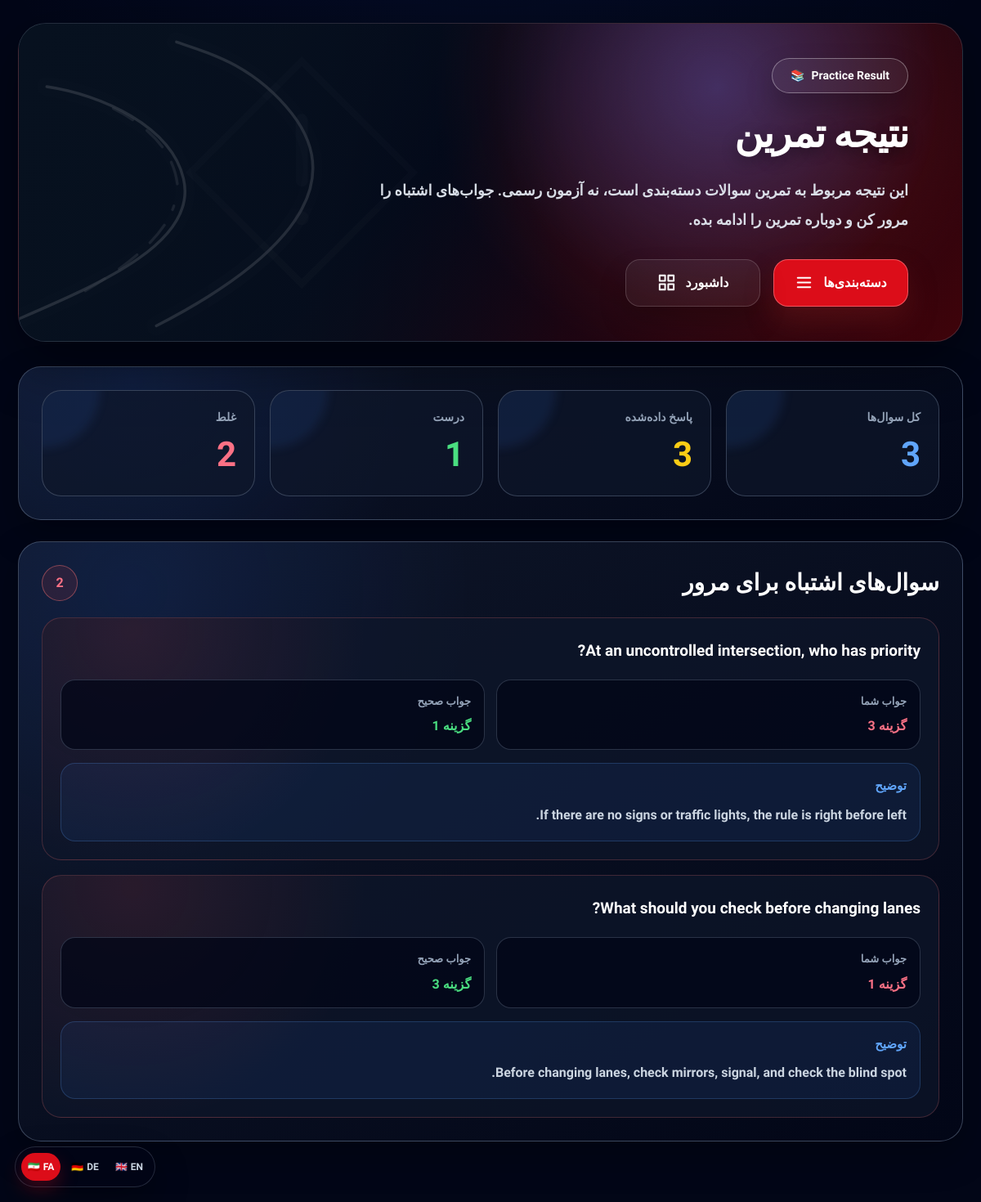
The page /quiz/category-practice/16/result/ (signed in) on the database as committed earlier.
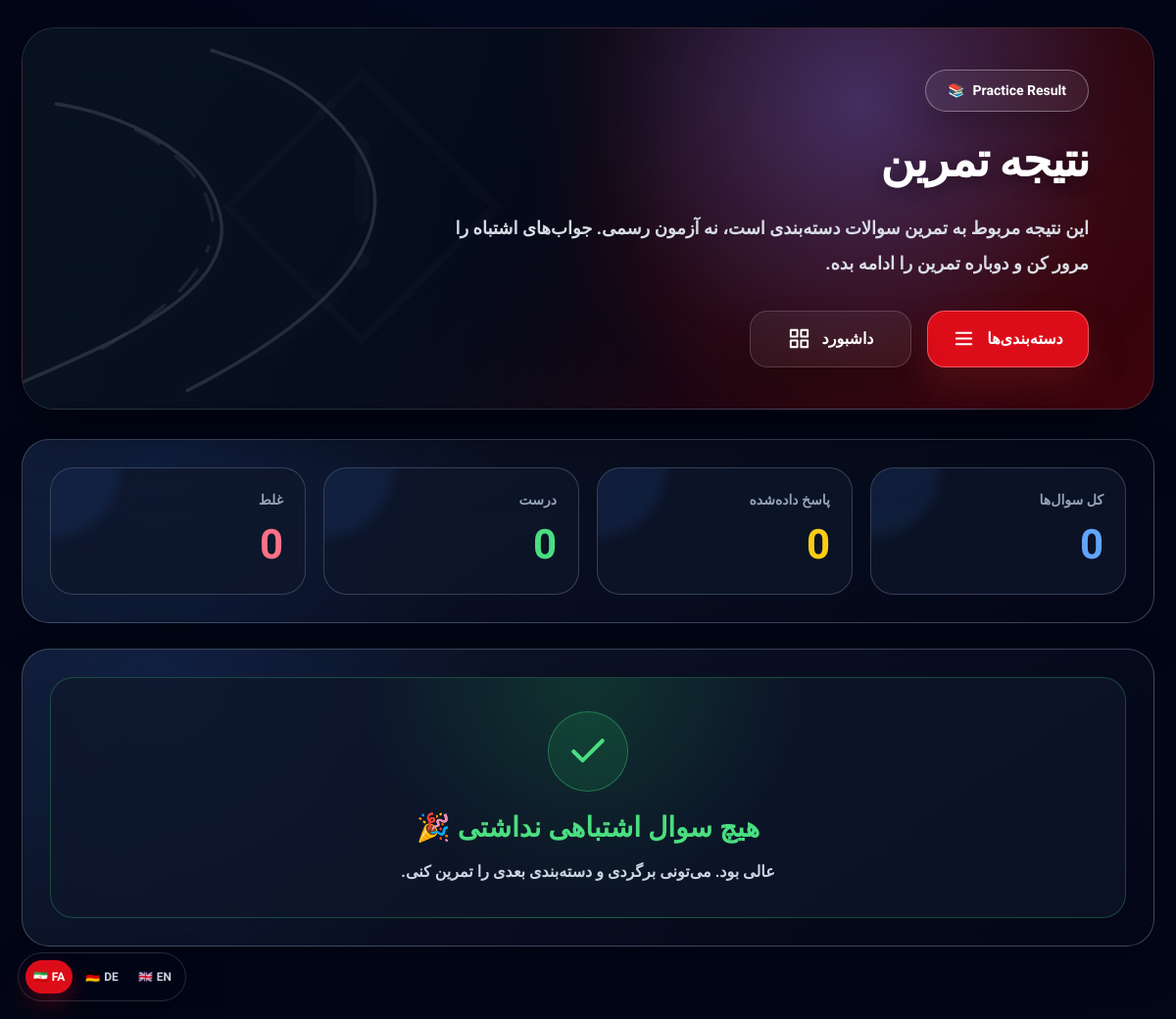
The same page on the database as committed later.
### quiz/models.py (models this page shows, shortened)
class ExamAnswer(models.Model):
    exam = models.ForeignKey(
        ExamSession,
        on_delete=models.CASCADE,
        related_name="answers",
        verbose_name=_("آزمون"),
    )
    question = models.ForeignKey(
        Question,
        on_delete=models.CASCADE,
        related_name="exam_answers",
        verbose_name=_("سؤال"),
    )
    selected_answer = models.PositiveSmallIntegerField(
        _("پاسخ انتخاب‌شده"),
    )
    selected_answers = models.CharField(
        _("پاسخ‌های انتخاب‌شده"),
        max_length=20,
        blank=True,
        default="",
        help_text=_("برای چند پاسخ انتخابی، شماره‌ها را با ویرگول وارد کنید؛ مانند 1,2,4"),
    )
    is_correct = models.BooleanField(
        _("صحیح است"),
        default=False,
    )
    answered_at = models.DateTimeField(
        _("زمان پاسخ"),
        auto_now_add=True,
    )
    class Meta:
        verbose_name = _("پاسخ آزمون")
        verbose_name_plural = _("پاسخ‌های آزمون")
        unique_together = ("exam", "question")

class Question(models.Model):
    SECTION_BASIC = "basic"
    SECTION_CLASS_B = "class_b"
    SECTION_CHOICES = [
        (SECTION_BASIC, _("دانش پایه")),
        (SECTION_CLASS_B, _("کلاس B")),
    ]
    category = models.ForeignKey(
        QuizCategory,
        on_delete=models.SET_NULL,
        null=True,
        blank=True,
        related_name="questions",
        verbose_name=_("دسته‌بندی"),
    )
    main_category = models.ForeignKey(
        QuizCategory,
        on_delete=models.SET_NULL,
        null=True,
        blank=True,
        related_name="main_questions",
        limit_choices_to={"parent__isnull": True},
        verbose_name=_("دسته‌بندی اصلی"),
        help_text=_("دسته‌بندی والد اصلی را انتخاب کنید؛ برای مثال مواد مخدر یا هفتاد آزمون اصلی."),
    )
    sub_category = models.ForeignKey(
        QuizCategory,
        on_delete=models.SET_NULL,
        null=True,
        blank=True,
        related_name="sub_questions",
        limit_choices_to={"parent__isnull": False},
        verbose_name=_("زیرمجموعه"),
        help_text=_("زیرمجموعه را انتخاب کنید؛ برای مثال هروئین یا آزمون ۱."),
    )
    scenario = models.TextField(
        _("سناریو"),
        blank=True,
    )
    scenario_translation = models.TextField(
        _("ترجمه سناریو"),
        blank=True,
    )
    section = models.CharField(
        _("بخش"),
        max_length=20,
        choices=SECTION_CHOICES,
        default=SECTION_BASIC,
    )
    title = models.TextField(
        _("متن سؤال"),
    )
    title_translation = models.TextField(
        _("ترجمه سؤال"),
        blank=True,
        help_text=_("ترجمه فارسی سؤال"),
    )
    image = models.ImageField(
        _("تصویر"),
        upload_to="quiz/images/",
        blank=True,
        null=True,
    )
    video_url = models.URLField(
        _("نشانی ویدیو"),
        blank=True,
    )
    max_video_replays = models.PositiveSmallIntegerField(
        _("حداکثر دفعات پخش ویدیو"),
        default=4,
        help_text=_("حداکثر تعداد دفعات مجاز مشاهده ویدیو پیش از پاسخ‌دادن"),
    )
    option_1 = models.CharField(
        _("گزینه ۱"),
        max_length=255,
    )
    option_1_translation = models.CharField(
        _("ترجمه گزینه ۱"),
        max_length=255,
        blank=True,
    )
    option_2 = models.CharField(
        _("گزینه ۲"),
        max_length=255,
    )
    option_2_translation = models.CharField(
        _("ترجمه گزینه ۲"),
        max_length=255,
        blank=True,
    )
    option_3 = models.CharField(
        _("گزینه ۳"),
        max_length=255,
    )
    option_3_translation = models.CharField(
        _("ترجمه گزینه ۳"),
        max_length=255,
        blank=True,
    )
    option_4 = models.CharField(
        _("گزینه ۴"),
        max_length=255,
        blank=True,
    )
    option_4_translation = models.CharField(
        _("ترجمه گزینه ۴"),
        max_length=255,
        blank=True,
    )
    correct_answer = models.PositiveSmallIntegerField(
        _("پاسخ صحیح"),
        choices=[
            (1, _("گزینه ۱")),
            (2, _("گزینه ۲")),
            (3, _("گزینه ۳")),
            (4, _("گزینه ۴")),
        ],
    )
    correct_answers = models.CharField(
        _("پاسخ‌های صحیح"),
        max_length=20,
        blank=True,
        default="",
        help_text=_("برای چند پاسخ صحیح، شماره‌ها را با ویرگول وارد کنید؛ مانند 1,2,4"),
    )
    points = models.PositiveSmallIntegerField(
        _("امتیاز خطا"),
        default=3,
        help_text=_("Fehlerpunkte / امتیاز خطا"),
    )
    explanation = models.TextField(
        _("توضیح پاسخ"),
        blank=True,
    )
    is_published = models.BooleanField(
        _("منتشر شده"),
        default=True,
    )
    created_at = models.DateTimeField(
        _("زمان ایجاد"),
        auto_now_add=True,
    )
    class Meta:
        verbose_name = _("سؤال")
        verbose_name_plural = _("سؤال‌ها")
        ordering = ["section", "-created_at"]

### quiz/views.py (the view)
@login_required
def category_practice_result(request, exam_id):
    exam = get_object_or_404(
        ExamSession,
        id=exam_id,
        user=request.user,
    )
    total_questions = exam.questions.count()
    answered_count = exam.answers.count()
    correct_count = exam.answers.filter(is_correct=True).count()
    wrong_count = exam.answers.filter(is_correct=False).count()
    wrong_answers = (
        exam.answers.filter(is_correct=False)
        .select_related("question", "question__category")
        .order_by("answered_at")
    )
    wrong_items = []
    for answer in wrong_answers:
        correct_answers = get_question_correct_answers(answer.question)
        selected_answers = parse_answer_list(answer.selected_answers)
        if not selected_answers and answer.selected_answer:
            selected_answers = [answer.selected_answer]
        wrong_items.append(
            {
                "answer": answer,
                "question": answer.question,
                "correct_answers": correct_answers,
                "selected_answers": selected_answers,
            }
        )
    return render(
        request,
        "quiz/category_practice_result.html",
        {
            "exam": exam,
            "total_questions": total_questions,
            "answered_count": answered_count,
            "correct_count": correct_count,
            "wrong_count": wrong_count,
            "wrong_items": wrong_items,
        },
    )

### quiz/views.py (called while the page is built)
def parse_answer_list(value):
    if not value:
        return []
    return sorted([
        int(item.strip())
        for item in value.split(",")
        if item.strip().isdigit()
    ])

def get_question_correct_answers(question):
    correct_answers = parse_answer_list(question.correct_answers)
    if not correct_answers:
        correct_answers = [question.correct_answer]
    return correct_answers

### quiz/templates/quiz/category_practice_result.html (shortened to what the changed rows need)
{% extends "base/base.html" %}
{% load i18n %}
{% get_current_language_bidi as LANGUAGE_BIDI %}
{% block content %}
<main class="dt-page" dir="{% if LANGUAGE_BIDI %}rtl{% else %}ltr{% endif %}">
    <section class="dt-wrap">
        <div class="dt-hero">
            <div class="dt-hero-content">
                <div class="dt-hero-box">
                    <h1 class="dt-title">{% trans "نتیجه تمرین" %}</h1>
                </div>
            </div>
        </div>
        <section class="dt-result-card">
            <div class="dt-stats">
                <div class="dt-stat dt-stat-blue">
                    <p class="dt-stat-label">{% trans "کل سوال‌ها" %}</p>
                    <p class="dt-stat-value">{{ total_questions }}</p>
                </div>
                <div class="dt-stat dt-stat-yellow">
                    <p class="dt-stat-label">{% trans "پاسخ داده‌شده" %}</p>
                    <p class="dt-stat-value">{{ answered_count }}</p>
                </div>
                <div class="dt-stat dt-stat-green">
                    <p class="dt-stat-label">{% trans "درست" %}</p>
                    <p class="dt-stat-value">{{ correct_count }}</p>
                </div>
                <div class="dt-stat dt-stat-red">
                    <p class="dt-stat-label">{% trans "غلط" %}</p>
                    <p class="dt-stat-value">{{ wrong_count }}</p>
                </div>
            </div>
        </section>
        {% if wrong_items %}
            <section class="dt-result-card">
                <div class="dt-section-title">
                    <h2>{% trans "سوال‌های اشتباه برای مرور" %}</h2>
                    <span>{{ wrong_count }}</span>
                </div>
                <div class="dt-wrong-list">
                    {% for item in wrong_items %}
                        <article class="dt-wrong-item">
                            <h3 class="dt-question-title">
                                {{ item.question.title }}
                            </h3>
                            <div class="dt-answer-grid">
                                <div class="dt-answer-box">
                                    <p class="dt-answer-label">{% trans "جواب شما" %}</p>
                                    <p class="dt-answer-value dt-answer-wrong">
                                    </p>
                                </div>
                                <div class="dt-answer-box">
                                    <p class="dt-answer-label">{% trans "جواب صحیح" %}</p>
                                    <p class="dt-answer-value dt-answer-correct">
                                    </p>
                                </div>
                            </div>
                            {% if item.question.explanation %}
                                <div class="dt-explanation">
                                    <p class="dt-explanation-title">{% trans "توضیح" %}</p>
                                    <p class="dt-explanation-text">
                                        {{ item.question.explanation }}
                                    </p>
                                </div>
                            {% endif %}
                        </article>
                    {% endfor %}
                </div>
            </section>
        {% else %}
            <section class="dt-result-card">
                <div class="dt-success">
                    <div class="dt-success-icon">
                        <svg viewBox="0 0 24 24" fill="none" stroke="currentColor" stroke-width="2.2" stroke-linecap="round" stroke-linejoin="round">
                            <path d="M20 6L9 17l-5-5"></path>
                        </svg>
                    </div>
                    <h2>{% trans "هیچ سوال اشتباهی نداشتی 🎉" %}</h2>
                    <p>{% trans "عالی بود. می‌تونی برگردی و دسته‌بندی بعدی را تمرین کنی." %}</p>
                </div>
            </section>
        {% endif %}
    </section>
</main>
{% endblock %}

Rows that differ between the two databases and show on the page:
removed ExamAnswer: question "At an uncontrolled intersection, who has priority?", question.explanation "If there are no signs or traffic lights, the rule is right before left."
removed ExamAnswer: question "What should you check before changing lanes?", question.explanation "Before changing lanes, check mirrors, signal, and check the blind spot."
Other text that changed with them:
{{ total_questions }}: "3" → "0"
{{ answered_count }}: "3" → "0"
{{ correct_count }}: "1" → "0"
{{ wrong_count }}: "2" → "0"
{{ wrong_count }}: "2" → (not shown)
text no longer shown: "سوال‌های اشتباه برای مرور"
text now shown: "هیچ سوال اشتباهی نداشتی 🎉 عالی بود. می‌تونی برگردی و دسته‌بندی بعدی را تمرین کنی."
